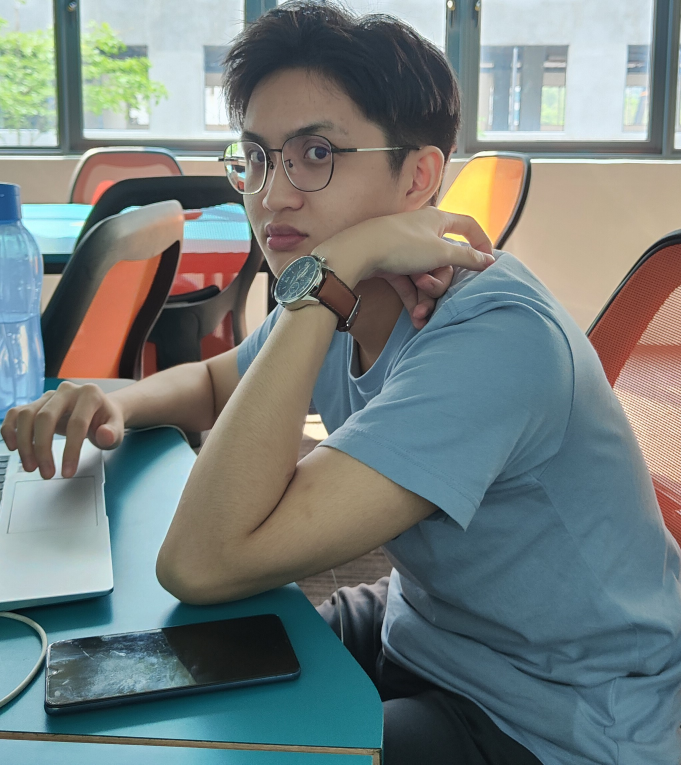
#> input picture Features Extraction/eye_image/eyes_front_side.jpg, 2043 x 2294 px, found by its file name (shown at 1/3 size)
$ jupyter execute features_extraction.ipynb
#> lines starting #> are read from the running program, lines starting #| are printed output that depends on the picture; after the words box and inside, x2 and y2 are one past the last pixel; in counts of white or black regions, pixels touching at a corner belong together
[cell 1]
import cv2
import numpy as np

[cell 2]
class KeypointsDetector:
    def __init__(self, image_path):
#> called with image_path = 'eye_image/eyes_front_Side.jpg'
        self.image = cv2.imread(image_path)
#> self.image is the input picture: shape (2294, 2043, 3); mean B, G, R 125.4, 126.7, 116.4
        self.gray = None
        self.original_keypoints = None
        self.original_descriptor = None
        self.keypoints_without_size = None
        self.keypoints_with_size = None

    def preprocess(self):
        # Resize image
        self.image = cv2.resize(self.image, (0, 0), fx=0.25, fy=0.25)
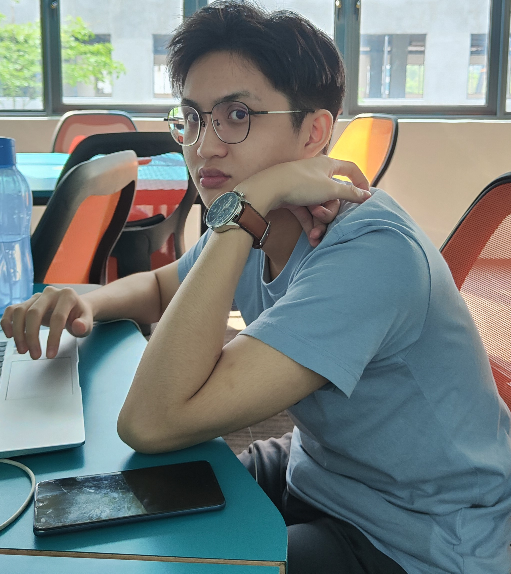
#> self.image: shape (574, 511, 3); mean B, G, R 125.5, 126.8, 116.5

        # Convert to grayscale
        self.gray = cv2.cvtColor(self.image, cv2.COLOR_BGR2GRAY)
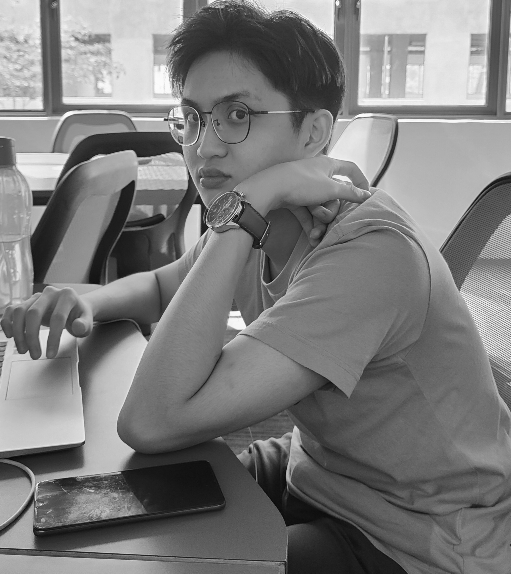
#> self.gray: shape (574, 511); min 5, max 253, mean 123.6

        # Apply Gaussian blur
        self.gray = cv2.GaussianBlur(self.gray, (5, 5), 0)

        # Apply histogram equalization
        self.gray = cv2.equalizeHist(self.gray)
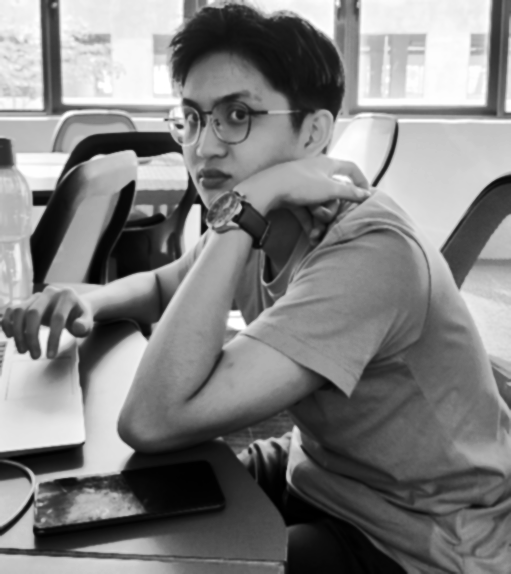
#> self.gray: shape (574, 511); min 0, max 255, mean 128.3

    def detect_keypoints(self):
        sift = cv2.SIFT_create()
        self.original_keypoints, self.original_descriptor = sift.detectAndCompute(self.gray, None)
#> self.original_keypoints = 768 keypoints; strongest (x, y, size): (204, 228, 5.3), (152, 145, 20.4), (195, 210, 7.6), (70, 455, 16.7)
        self.keypoints_without_size = np.copy(self.image)
        cv2.drawKeypoints(self.image, self.original_keypoints, self.keypoints_without_size, color=(0, 255, 0))
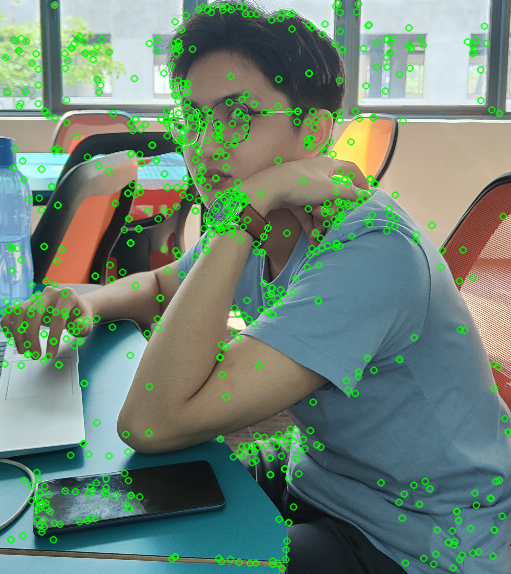
#> self.keypoints_without_size: shape (574, 511, 3); 10.41% of pixels changed, all inside (x1, y1, x2, y2) = (0, 0, 511, 573)

        self.keypoints_with_size = np.copy(self.image)
        cv2.drawKeypoints(self.image, self.original_keypoints, self.keypoints_with_size,
                          flags=cv2.DRAW_MATCHES_FLAGS_DRAW_RICH_KEYPOINTS)
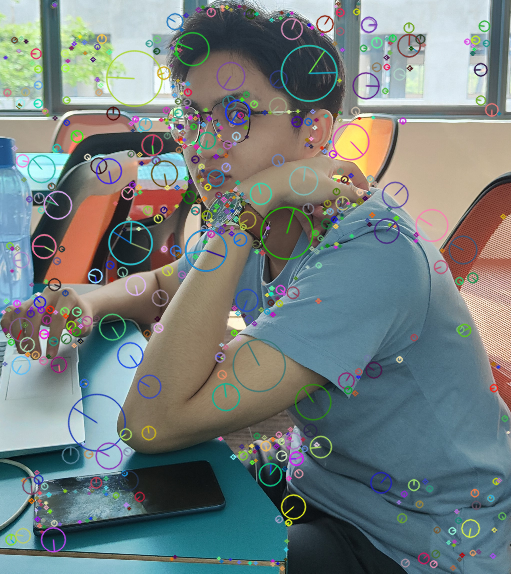
#> self.keypoints_with_size: shape (574, 511, 3); 13.25% of pixels changed, all inside (x1, y1, x2, y2) = (0, 1, 511, 571)

    def show_keypoints(self):
        for i in self.original_keypoints:
            x, y = i.pt
            print(f"Keypoint at ({x:.2f}, {y:.2f})")
#> this loop made 768 passes
#> (i, x, y) on passes 1 to 3: (keypoint at (3, 311.6), size 3.2, 3.04, 311.6), (keypoint at (4.5, 363.5), size 3.3, 4.45, 363.5), (keypoint at (4.5, 329.5), size 3.4, 4.47, 329.5)
#| Keypoint at (3.04, 311.64)
#| Keypoint at (4.45, 363.53)
#| Keypoint at (4.47, 329.49)
#| Keypoint at (5.13, 57.05)
#| Keypoint at (6.03, 300.81)
#| Keypoint at (6.92, 92.17)
#| Keypoint at (8.24, 309.44)
#| Keypoint at (8.24, 309.44)
#> (further printed lines are left out)

        cv2.imshow('Keypoints without size', self.keypoints_without_size)
        cv2.imshow('Keypoints with size', self.keypoints_with_size)
        cv2.waitKey(0)
        cv2.destroyAllWindows()

if __name__ == '__main__':
    detector = KeypointsDetector('eye_image/eyes_front_Side.jpg')
    detector.preprocess()
    detector.detect_keypoints()
    detector.show_keypoints()

[cell 3]
img = cv2.imread("eye_image/face3.jpg")
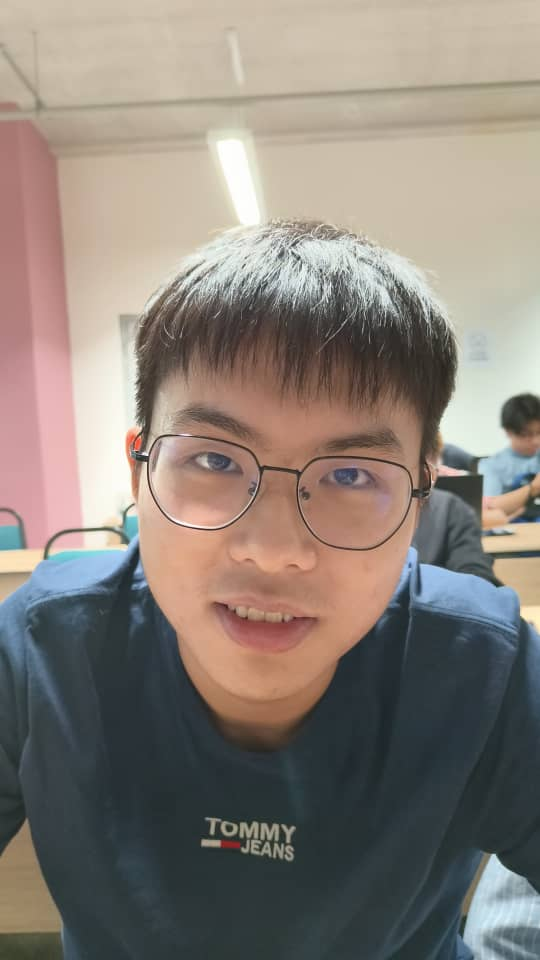
#> input picture Features Extraction/eye_image/face3.jpg, 540 x 960 px
#> img is the input picture: shape (960, 540, 3); mean B, G, R 121, 128.8, 137.9
gray = cv2.cvtColor(img, cv2.COLOR_BGR2GRAY)
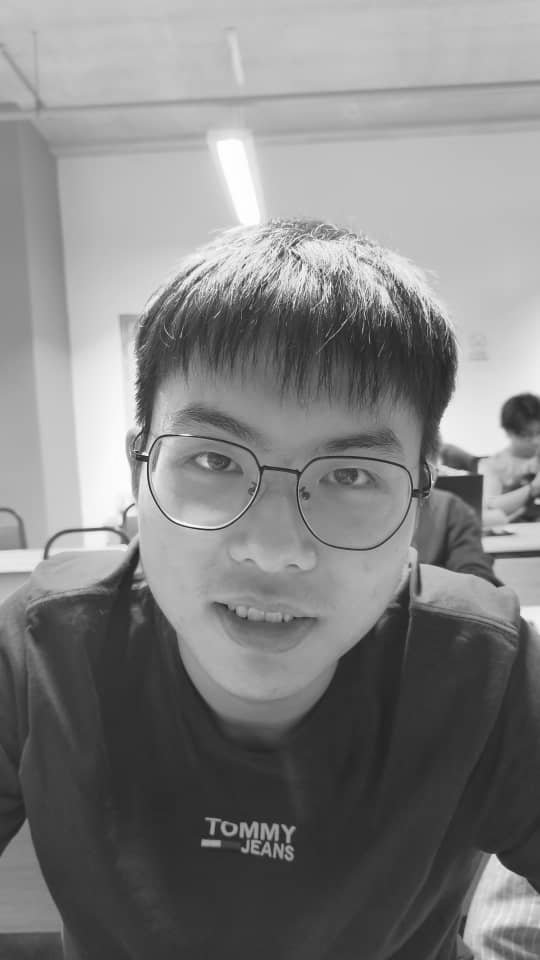
#> gray: shape (960, 540); min 25, max 255, mean 130.7

# query_face = cv2.imread('eye_image/face3.jpg')
# query_face_gray = cv2.cvtColor(query_face, cv2.COLOR_BGR2GRAY)

sift = cv2.SIFT_create()
original_keypoints, original_descriptor = sift.detectAndCompute(gray, None)
#> original_keypoints = 895 keypoints; strongest (x, y, size): (145, 454, 3.3), (463, 473, 4.8), (146, 463, 1.8), (470, 424, 40.8)
# query_keypoints, query_descriptor = sift.detectAndCompute(query_face_gray, None)
keypoints_without_size = np.copy(img)
cv2.drawKeypoints(img, original_keypoints, keypoints_without_size, color = (0, 255, 0))
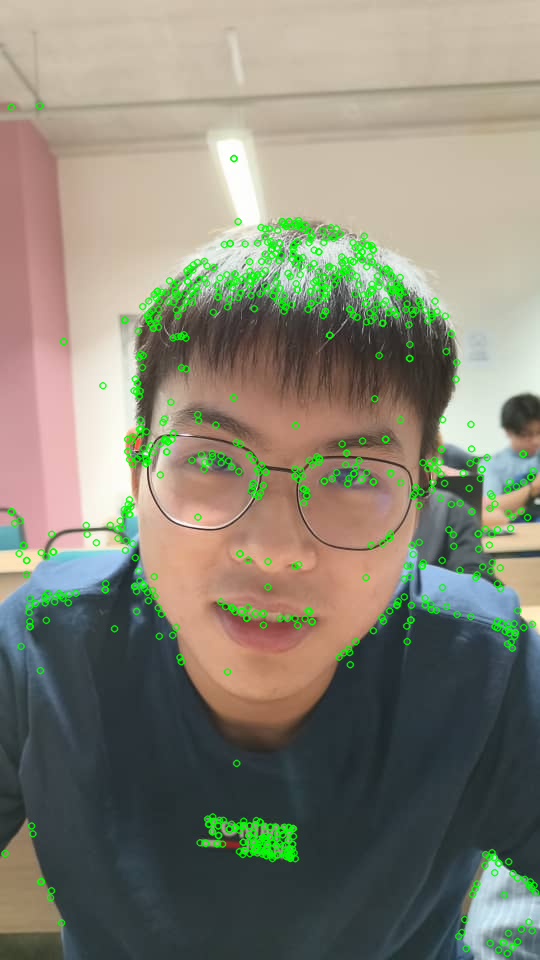
#> keypoints_without_size: shape (960, 540, 3); 6.08% of pixels changed, all inside (x1, y1, x2, y2) = (0, 101, 540, 958)

keypoints_with_size = np.copy(img)
cv2.drawKeypoints(img, original_keypoints, keypoints_with_size, flags =
cv2.DRAW_MATCHES_FLAGS_DRAW_RICH_KEYPOINTS)
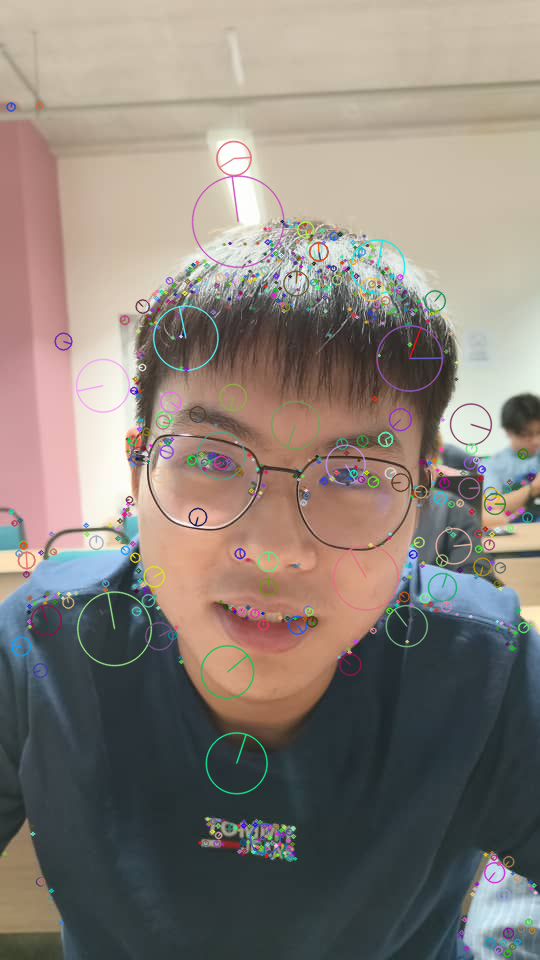
#> keypoints_with_size: shape (960, 540, 3); 6.68% of pixels changed, all inside (x1, y1, x2, y2) = (2, 101, 539, 958)

for i in original_keypoints:
    x,y = i.pt
    print(f"Keypoint at ({x:.2f}, {y:.2f})")
#> this loop made 895 passes
#> (i, x, y) on passes 1 to 3: (keypoint at (4.5, 853), size 3.1, 4.48, 853), (keypoint at (10.6, 106.5), size 8.1, 10.61, 106.5), (keypoint at (10.8, 511.2), size 4.1, 10.82, 511.2)

cv2.imshow('Keypoints without size', keypoints_without_size)
cv2.imshow('Keypoints with size', keypoints_with_size)
cv2.waitKey(0)
cv2.destroyAllWindows()
